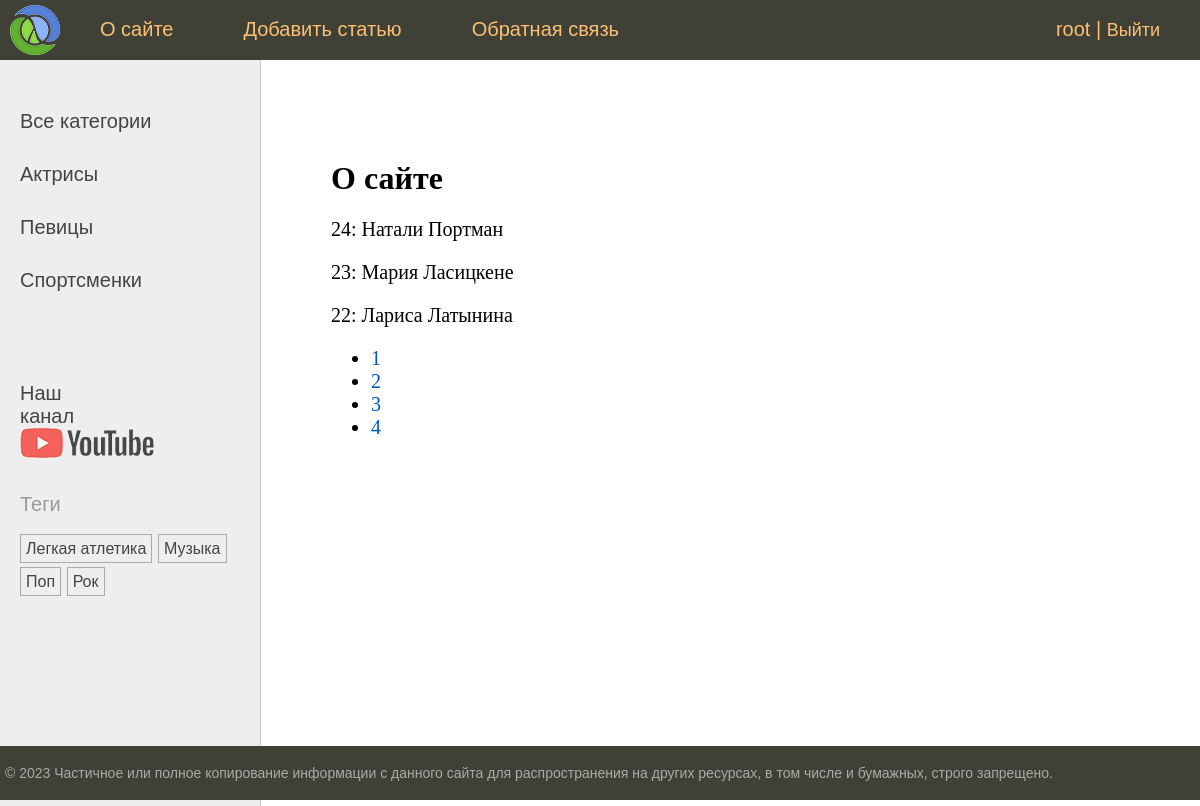
The page /about/ (signed in) on the database its author committed.
### women/models.py (models this page shows, shortened)
class Category(models.Model):
    name = models.CharField(
        max_length=100,
        db_index=True,
        verbose_name='Категория'
    )
    slug = models.SlugField(
        max_length=255,
        unique=True,
        db_index=True,
        verbose_name='Slug'
    )
    class Meta:
        verbose_name = 'Категория'
        verbose_name_plural = 'Категории'
    def get_absolute_url(self):
        return reverse("category", kwargs={"cat_slug": self.slug})

class TagPost(models.Model):
    tag = models.CharField(
        max_length=100,
        db_index=True
    )
    slug = models.SlugField(
        max_length=255,
        unique=True,
        db_index=True
    )
    def get_absolute_url(self):
        return reverse('tag', kwargs={'tag_slug': self.slug})

class Women(models.Model):
    class Status(models.IntegerChoices):
        DRAFT = (0, 'Черновик',)
        PUBLISHED = (1, 'Опубликована',)
    title = models.CharField(
        max_length=255,
        verbose_name='Заголовок'
    )
    slug = models.SlugField(
        max_length=255,
        unique=True,
        db_index=True,
        verbose_name='Slug',
        validators=[
            MinLengthValidator(
                limit_value=5,
                message="Минимум 5 символов"
            ),
            MaxLengthValidator(
                limit_value=100,
                message="Максимум 100 символов"
            ),
        ],
    )
    photos = models.ImageField(
        upload_to="photos/%Y/%m/%d/",
        default=None,
        blank=True,
        null=True,
        verbose_name="Фото"
    )
    content = models.TextField(
        blank=True,
        verbose_name='Текст статьи'
    )
    time_create = models.DateTimeField(
        auto_now_add=True,
        verbose_name='Время создания'
    )
    time_update = models.DateTimeField(
        auto_now=True,
        verbose_name='Время обновления'
    )
    is_published = models.BooleanField(
        choices=tuple(map(lambda x: (bool(x[0]), x[1]), Status.choices)),
        default=Status.PUBLISHED,
        verbose_name='Статус'
    )
    cat = models.ForeignKey(
        'Category',
        on_delete=models.PROTECT,
        related_name='posts',
        verbose_name='Категория'
    )
    tags = models.ManyToManyField(
        'TagPost',
        blank=True,
        related_name='tags',
        verbose_name='Теги'
    )
    husband = models.OneToOneField(
        'Husband',
        on_delete=models.SET_NULL,
        null=True,
        blank=True,
        related_name='wom',
        verbose_name='Муж'
    )
    author = models.ForeignKey(
        get_user_model(),
        on_delete=models.SET_NULL,
        related_name="posts",
        null=True,
        default=None
    )
    objects = models.Manager()
    published = PublishedManager()
    class Meta:
        verbose_name = 'Известные женщины'
        verbose_name_plural = 'Известные женщины'
        ordering = ['-time_create']
        indexes = [
            models.Index(fields=['-time_create'])
        ]

### women/views.py (the view)
# urls.py: path('about/', views.about, name='about'),
@login_required
def about(request: HttpRequest):
    contact_list = Women.objects.all()
    paginator = Paginator(contact_list, 3)
    page_number = request.GET.get("page")
    page_obj = paginator.get_page(page_number)
    return render(request, 'women/about.html', {
        "title": "О сайте",
        "page_obj": page_obj
    })

### users/context_processors.py (called while the page is built)
def get_women_context(request):
    return {"main_menu": menu}

### women/templatetags/women_tags.py (called while the page is built)
@register.inclusion_tag('women/list_categories.html')
def show_categories(cat_selected=0):
    cats = Category.objects.annotate(total=Count('posts')).filter(total__gt=0)
    return {'cats': cats, "cat_selected": cat_selected}

@register.inclusion_tag('women/list_tags.html')
def show_all_tags(cat_selected=0):
    tags = TagPost.objects.annotate(total=Count('tags')).filter(total__gt=0)
    return {'tags': tags}

### women/templates/women/about.html
{% extends 'base.html' %}
{% block content %}
<h1>{{title}}</h1>
{% for item in page_obj %}
<p>{{ item.pk }}: {{ item.title }}</p>
{% endfor %}
<nav>
    <ul>
        {% for p in page_obj.paginator.page_range %}
        <li>
            <a href="?page={{ p }}">{{ p }}</a>
        </li>
        {% endfor %}
    </ul>
</nav>
{% endblock %}

### templates/base.html (shortened to what this page needs)
{% load static %} {% load women_tags %}
<!DOCTYPE html>
<html>
  <head>
    <link
      type="text/css"
      href="{% static 'women/css/styles.css' %}"
      rel="stylesheet"
    />
  </head>
  <body>
    <table class="table-page" border="0" cellpadding="0" cellspacing="0">
      <tr>
        <td valign="top">
          {% block mainmenu %}
          <div class="header">
            <ul id="mainmenu" class="mainmenu">
              <li class="logo">
                <a href="{% url 'home' %}"><div class="logo"></div></a>
              </li>
              {% for m in main_menu %}
              <li>
                <a href="{% url m.urlpath %}">{{m.title}}</a>
              </li>
              {% endfor %} {% if user.is_authenticated %}
              <li class="last">
                <a href="{% url 'users:profile' %}">{{ user.username }}</a> |
                <form
                  action="{% url 'users:logout' %}"
                  method="post"
                  style="display: inline"
                >
                  <button
                    style="
                      background: none;
                      font-size: 18px;
                      border: none;
                      padding: 0;
                      color: #fdc073;
                      cursor: pointer;
                    "
                  >
                    Выйти
                  </button>
                </form>
              </li>
              {% else %}
              <li class="last">
                <a href="{% url 'users:login' %}">Войти</a> |
                <a href="{% url 'users:register' %}">Регистрация</a>
              </li>
              {% endif %}
            </ul>
          </div>
          {% endblock mainmenu %}
          <table
            class="table-content"
            border="0"
            cellpadding="0"
            cellspacing="0"
          >
            <tr>
              <td valign="top" class="left-chapters">
                <ul id="leftchapters">
                  {% if cat_selected == 0 %}
                  <li class="selected">Все категории</li>
                  {% else %}
                  <li><a href="{% url 'home' %}">Все категории</a></li>
                  {% endif %} {% show_categories cat_selected%}
                  <li class="share">
                    <p>Наш канал</p>
                    <a
                      class="share-yt"
                      href="https://www.youtube.com/channel/UClJzWfGWuGJL2t-3dYKcHTA/playlists"
                      target="_blank"
                      rel="nofollow"
                    ></a>
                  </li>
                  <li>{% show_all_tags %}</li>
                </ul>
              </td>
              <td valign="top" class="content">
                <div class="content-text">
                  {% block content %} {% endblock %}
                </div>
              </td>
            </tr>
          </table>
        </td>
      </tr>
      <tr>
        <td valign="top">
          <div id="footer">
            <p>
              &copy; 2023 Частичное или полное копирование информации с данного
              сайта для распространения на других ресурсах, в том числе и
              бумажных, строго запрещено.
            </p>
          </div>
        </td>
      </tr>
    </table>
  </body>
</html>

### women/templates/women/list_categories.html
{% for cat in cats   %}
{% if cat.id == cat_selected %}
<li class="selected">{{ cat.name }}</li>
{% else %}
<li><a href="{{ cat.get_absolute_url }}">{{  cat.name }}</li>
{% endif %}
{% endfor %}

### women/templates/women/list_tags.html (shortened to what this page needs)
{% if tags %}
    <p>Теги</p>
    <ul class="tags-list">
        {% for t in tags %}
        <li><a href="{{ t.get_absolute_url }}">{{ t.tag }}</a></li>
        {% endfor %}
    </ul>
{% endif %}

### women/static/women/css/styles.css (style rules this page uses)
html, body { font-family: 'Arial'; margin: 0; padding: 0; height: 100%; width: 100%; color: #444; }
a { color: #0059b2; text-decoration: none; }
.table-page { width: 100%; height: 100%; vertical-align: top; }
.table-page tr { height: 100%; }
.header { background: #3F4137; height: 60px; }
.logo { background: url('../images/logo.png') no-repeat 10px 5px; width: 70px; height: 60px; }
ul.mainmenu { list-style: none; margin: 0; padding: 0; height: 60px; color: #fdc073; font-size: 20px; overflow: hidden; }
ul.mainmenu li { float: left; margin: 18px 40px 0 30px; }
ul.mainmenu li.logo { margin: 0; }
ul.mainmenu li.last { float: right; }
ul.mainmenu li a { color: #fdc073; text-decoration: none; }
.table-content { width: 100%; min-height: 100%; height: 100%; }
.left-chapters { margin: 0; background: #eee; border-right: 1px solid #ccc; }
.left-chapters ul { width: 230px; margin: 0; padding: 20px 10px 10px 20px; list-style: none; font-size: 20px; }
.left-chapters ul li { margin: 30px 0 0 0; color: #999; }
.left-chapters ul li a { color: #444; text-decoration: none; }
.left-chapters ul li.share { margin: 60px 0 0 0; }
.left-chapters ul li.share p { margin: 30px 0 30px 0; }
.left-chapters ul li.share a { display: inline-block; width: 40px; height: 40px; margin: 0 20px 0 0; }
.left-chapters ul li.share a.share-yt { width: 100%; height: 30px; background: url('../images/share_yt.png') no-repeat 0 0 }
ul.tags-list { width: 100%; margin: 0; padding: 0; list-style: none; }
ul.tags-list li { margin: 0; padding: 0 0 10px; display: inline-block; }
ul.tags-list li a { padding: 5px; font-size: 16px; border: 1px solid #aaa; }
.content { padding: 40px 20px 20px 40px; width: 100%; box-sizing: border-box; }
.content-text { margin: 60px 0 0 30px; color: #000; font-size: 20px; font-family: Yandex Sans Display Light; }
.content-text h1 { font-size: 32px; }
#footer { box-sizing: border-box; background: #3F4137; padding: 5px; color: #aaa; font-size: 14px; font-family: Verdana, Geneva, Arial, Helvetica; text-align: left; overflow: hidden; }

### rows shown on the page
Category: name "Актрисы"
Category: name "Певицы"
Category: name "Спортсменки"
TagPost: tag "Легкая атлетика"
TagPost: tag "Музыка"
TagPost: tag "Поп"
TagPost: tag "Рок"
Women: pk "24", title "Натали Портман"
Women: pk "23", title "Мария Ласицкене"
Women: pk "22", title "Лариса Латынина"

### other values the page prints
{{ m.title }} "О сайте" "Добавить статью" "Обратная связь"
{{ user.username }} "root"
{{ title }} "О сайте"
{{ p }} "1" "2" "3" "4"
